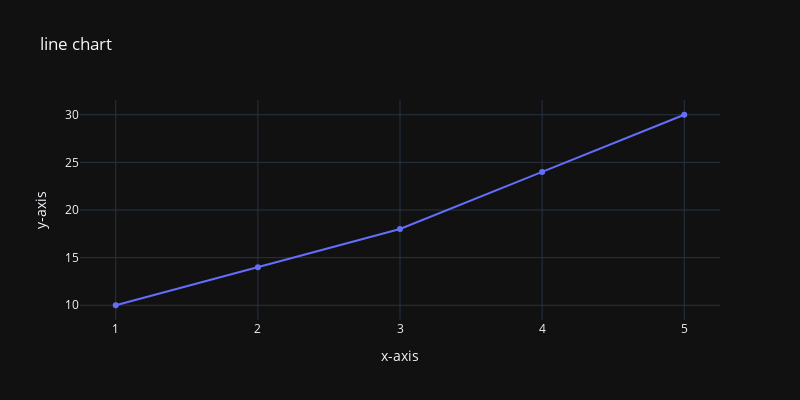

The notebook cell this image was saved under:
### Code cell
x = [1,2,3,4,5]
y = [10,14,18,24,30]
fig = px.line(x=x, y=y, title='line chart', labels={'x':'x-axis','y':'y-axis'},
width=800, height=400, template='plotly_dark', markers=True)
fig.show()

### Figure 1 — Plotly figure (JSON) as saved in the notebook; plotly's stock layout.template omitted (floating-point values rounded to 4 significant figures)
{"data": [{"hovertemplate": "x-axis=%{x}<br>y-axis=%{y}<extra></extra>", "legendgroup": "", "line": {"color": "#636efa", "dash": "solid"}, "marker": {"symbol": "circle"}, "mode": "lines+markers", "name": "", "orientation": "v", "showlegend": false, "type": "scatter", "x": [1, 2, 3, 4, 5], "xaxis": "x", "y": [10, 14, 18, 24, 30], "yaxis": "y"}], "layout": {"height": 400, "legend": {"tracegroupgap": 0}, "title": {"text": "line chart"}, "width": 800, "xaxis": {"anchor": "y", "domain": [0, 1], "title": {"text": "x-axis"}}, "yaxis": {"anchor": "x", "domain": [0, 1], "title": {"text": "y-axis"}}}}
